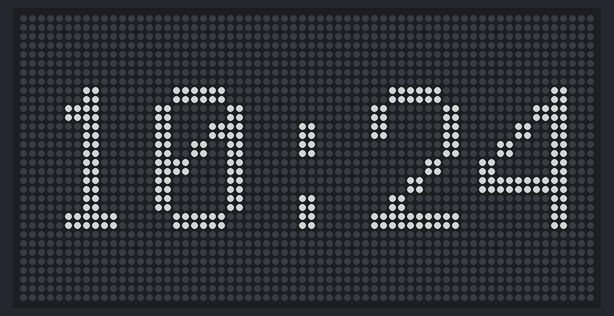
Recording of a program running on a simulated Adafruit Matrix Portal running CircuitPython. On the bench: 64×32 RGB LED matrix. Dim RGB values are drawn brighter than linear; the clock reads 2024-03-15 10:24:30 at power-on unless the program sets it; requests to the public web service named in the program get a made-up reply in its usual format after 0.4 s (London, UTC, broken clouds, 64 % humidity, 1013 hPa unless stated); what the program prints to the serial console is not drawn.

Above: at 2.0 s.
At 122.0 s:
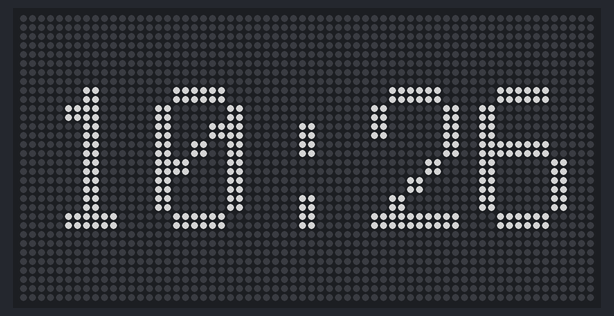

The program:

codeV3.py
```python
import time
import board
import terminalio
from adafruit_matrixportal.matrixportal import MatrixPortal

# Set up where we'll be fetching data from
DATA_SOURCE = "http://worldtimeapi.org/api/timezone/America/Toronto"
DATA_LOCATION = ["datetime"]

def get_current_time():
    try:
        value = matrixportal.fetch()
        print("Response is", value)
        last_check = time.monotonic()
    except (ValueError, RuntimeError) as e:
        print("Some error occurred, retrying! -", e)

    return value


cwd = ("/" + __file__).rsplit("/", 1)[0]

matrixportal = MatrixPortal(
    url=DATA_SOURCE,
    json_path=DATA_LOCATION,
    status_neopixel=board.NEOPIXEL,
)

matrixportal.add_text(
    text_font=terminalio.FONT,
    text_position=(3, 16),
    scrolling=False,
    text_scale = 2

)
current_time = get_current_time()

date_time = current_time.split("T")[1].split(":")

hours = int(date_time[0])
minutes = int(date_time[1])

print("Hour:", hours)
print("Minute:", minutes)


while True:
    if minutes == 60:
        hours +=1
        minutes = 0

    if hours == 24:
        hours = 0

    # Format the hour and minute as a string
    formatted_time = f"{hours:02d}:{minutes:02d}"

    matrixportal.set_text(formatted_time)

    time.sleep(60)

    minutes += 1
```

Measured:
- what the display in image 0 shows lasts 60.0 s, from 1.9 s to 61.9 s
